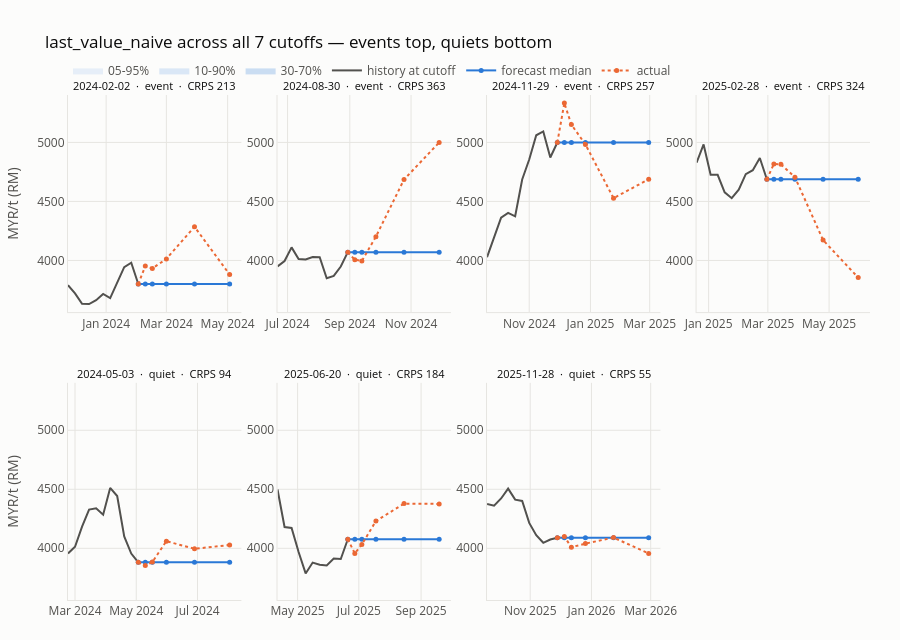

Notebook cell for this chart:
### Markdown cell above
The same grid for the naive is the contrast that explains the whole leaderboard:
an identical point forecast with no band at all.

### Code cell
plot_fan_grid(frame, history, predictor="last_value_naive")

### Figure 1 — Plotly figure (JSON) as saved in the notebook; plotly's stock layout.template omitted (floating-point values rounded to 4 significant figures)
{"data": [{"hoverinfo": "skip", "legendgroup": "bandq05", "line": {"width": 0}, "mode": "lines", "showlegend": false, "type": "scatter", "x": ["2024-02-02T00:00:00", "2024-02-09T00:00:00", "2024-02-16T00:00:00", "2024-03-01T00:00:00", "2024-03-29T00:00:00", "2024-05-03T00:00:00"], "xaxis": "x", "y": [3800.0, 3800.0, 3800.0, 3800.0, 3800.0, 3800.0], "yaxis": "y"}, {"fill": "tonexty", "fillcolor": "rgba(42, 120, 214, 0.1)", "hoverinfo": "skip", "legendgroup": "bandq05", "line": {"width": 0}, "mode": "lines", "name": "05-95%", "showlegend": true, "type": "scatter", "x": ["2024-02-02T00:00:00", "2024-02-09T00:00:00", "2024-02-16T00:00:00", "2024-03-01T00:00:00", "2024-03-29T00:00:00", "2024-05-03T00:00:00"], "xaxis": "x", "y": [3800.0, 3800.0, 3800.0, 3800.0, 3800.0, 3800.0], "yaxis": "y"}, {"hoverinfo": "skip", "legendgroup": "bandq10", "line": {"width": 0}, "mode": "lines", "showlegend": false, "type": "scatter", "x": ["2024-02-02T00:00:00", "2024-02-09T00:00:00", "2024-02-16T00:00:00", "2024-03-01T00:00:00", "2024-03-29T00:00:00", "2024-05-03T00:00:00"], "xaxis": "x", "y": [3800.0, 3800.0, 3800.0, 3800.0, 3800.0, 3800.0], "yaxis": "y"}, {"fill": "tonexty", "fillcolor": "rgba(42, 120, 214, 0.16)", "hoverinfo": "skip", "legendgroup": "bandq10", "line": {"width": 0}, "mode": "lines", "name": "10-90%", "showlegend": true, "type": "scatter", "x": ["2024-02-02T00:00:00", "2024-02-09T00:00:00", "2024-02-16T00:00:00", "2024-03-01T00:00:00", "2024-03-29T00:00:00", "2024-05-03T00:00:00"], "xaxis": "x", "y": [3800.0, 3800.0, 3800.0, 3800.0, 3800.0, 3800.0], "yaxis": "y"}, {"hoverinfo": "skip", "legendgroup": "bandq30", "line": {"width": 0}, "mode": "lines", "showlegend": false, "type": "scatter", "x": ["2024-02-02T00:00:00", "2024-02-09T00:00:00", "2024-02-16T00:00:00", "2024-03-01T00:00:00", "2024-03-29T00:00:00", "2024-05-03T00:00:00"], "xaxis": "x", "y": [3800.0, 3800.0, 3800.0, 3800.0, 3800.0, 3800.0], "yaxis": "y"}, {"fill": "tonexty", "fillcolor": "rgba(42, 120, 214, 0.24)", "hoverinfo": "skip", "legendgroup": "bandq30", "line": {"width": 0}, "mode": "lines", "name": "30-70%", "showlegend": true, "type": "scatter", "x": ["2024-02-02T00:00:00", "2024-02-09T00:00:00", "2024-02-16T00:00:00", "2024-03-01T00:00:00", "2024-03-29T00:00:00", "2024-05-03T00:00:00"], "xaxis": "x", "y": [3800.0, 3800.0, 3800.0, 3800.0, 3800.0, 3800.0], "yaxis": "y"}, {"hovertemplate": "%{x|%d %b %Y}<br><b>RM%{y:,.0f}</b><extra></extra>", "legendgroup": "hist", "line": {"color": "#52514e", "width": 2}, "mode": "lines", "name": "history at cutoff", "showlegend": true, "type": "scatter", "x": ["2023-11-24T00:00:00", "2023-12-01T00:00:00", "2023-12-08T00:00:00", "2023-12-15T00:00:00", "2023-12-22T00:00:00", "2023-12-29T00:00:00", "2024-01-05T00:00:00", "2024-01-12T00:00:00", "2024-01-19T00:00:00", "2024-01-26T00:00:00", "2024-02-02T00:00:00"], "xaxis": "x", "y": [3790.0, 3721.0, 3632.0, 3630.0, 3663.0, 3716.0, 3681.0, 3810.0, 3944.0, 3981.0, 3800.0], "yaxis": "y"}, {"hovertemplate": "%{x|%d %b %Y}<br>median <b>RM%{y:,.0f}</b><extra></extra>", "legendgroup": "med", "line": {"color": "#2a78d6", "width": 2}, "marker": {"size": 5}, "mode": "lines+markers", "name": "forecast median", "showlegend": true, "type": "scatter", "x": ["2024-02-02T00:00:00", "2024-02-09T00:00:00", "2024-02-16T00:00:00", "2024-03-01T00:00:00", "2024-03-29T00:00:00", "2024-05-03T00:00:00"], "xaxis": "x", "y": [3800.0, 3800.0, 3800.0, 3800.0, 3800.0, 3800.0], "yaxis": "y"}, {"hovertemplate": "%{x|%d %b %Y}<br>actual <b>RM%{y:,.0f}</b><extra></extra>", "legendgroup": "act", "line": {"color": "#eb6834", "dash": "dot", "width": 2}, "marker": {"size": 5}, "mode": "lines+markers", "name": "actual", "showlegend": true, "type": "scatter", "x": ["2024-02-02T00:00:00", "2024-02-09T00:00:00", "2024-02-16T00:00:00", "2024-03-01T00:00:00", "2024-03-29T00:00:00", "2024-05-03T00:00:00"], "xaxis": "x", "y": [3800.0, 3952.0, 3932.0, 4013.0, 4285.0, 3881.0], "yaxis": "y"}, {"hoverinfo": "skip", "legendgroup": "bandq05", "line": {"width": 0}, "mode": "lines", "showlegend": false, "type": "scatter", "x": ["2024-08-30T00:00:00", "2024-09-06T00:00:00", "2024-09-13T00:00:00", "2024-09-27T00:00:00", "2024-10-25T00:00:00", "2024-11-29T00:00:00"], "xaxis": "x2", "y": [4070.0, 4070.0, 4070.0, 4070.0, 4070.0, 4070.0], "yaxis": "y2"}, {"fill": "tonexty", "fillcolor": "rgba(42, 120, 214, 0.1)", "hoverinfo": "skip", "legendgroup": "bandq05", "line": {"width": 0}, "mode": "lines", "name": "05-95%", "showlegend": false, "type": "scatter", "x": ["2024-08-30T00:00:00", "2024-09-06T00:00:00", "2024-09-13T00:00:00", "2024-09-27T00:00:00", "2024-10-25T00:00:00", "2024-11-29T00:00:00"], "xaxis": "x2", "y": [4070.0, 4070.0, 4070.0, 4070.0, 4070.0, 4070.0], "yaxis": "y2"}, {"hoverinfo": "skip", "legendgroup": "bandq10", "line": {"width": 0}, "mode": "lines", "showlegend": false, "type": "scatter", "x": ["2024-08-30T00:00:00", "2024-09-06T00:00:00", "2024-09-13T00:00:00", "2024-09-27T00:00:00", "2024-10-25T00:00:00", "2024-11-29T00:00:00"], "xaxis": "x2", "y": [4070.0, 4070.0, 4070.0, 4070.0, 4070.0, 4070.0], "yaxis": "y2"}, {"fill": "tonexty", "fillcolor": "rgba(42, 120, 214, 0.16)", "hoverinfo": "skip", "legendgroup": "bandq10", "line": {"width": 0}, "mode": "lines", "name": "10-90%", "showlegend": false, "type": "scatter", "x": ["2024-08-30T00:00:00", "2024-09-06T00:00:00", "2024-09-13T00:00:00", "2024-09-27T00:00:00", "2024-10-25T00:00:00", "2024-11-29T00:00:00"], "xaxis": "x2", "y": [4070.0, 4070.0, 4070.0, 4070.0, 4070.0, 4070.0], "yaxis": "y2"}, {"hoverinfo": "skip", "legendgroup": "bandq30", "line": {"width": 0}, "mode": "lines", "showlegend": false, "type": "scatter", "x": ["2024-08-30T00:00:00", "2024-09-06T00:00:00", "2024-09-13T00:00:00", "2024-09-27T00:00:00", "2024-10-25T00:00:00", "2024-11-29T00:00:00"], "xaxis": "x2", "y": [4070.0, 4070.0, 4070.0, 4070.0, 4070.0, 4070.0], "yaxis": "y2"}, {"fill": "tonexty", "fillcolor": "rgba(42, 120, 214, 0.24)", "hoverinfo": "skip", "legendgroup": "bandq30", "line": {"width": 0}, "mode": "lines", "name": "30-70%", "showlegend": false, "type": "scatter", "x": ["2024-08-30T00:00:00", "2024-09-06T00:00:00", "2024-09-13T00:00:00", "2024-09-27T00:00:00", "2024-10-25T00:00:00", "2024-11-29T00:00:00"], "xaxis": "x2", "y": [4070.0, 4070.0, 4070.0, 4070.0, 4070.0, 4070.0], "yaxis": "y2"}, {"hovertemplate": "%{x|%d %b %Y}<br><b>RM%{y:,.0f}</b><extra></extra>", "legendgroup": "hist", "line": {"color": "#52514e", "width": 2}, "mode": "lines", "name": "history at cutoff", "showlegend": false, "type": "scatter", "x": ["2024-06-21T00:00:00", "2024-06-28T00:00:00", "2024-07-05T00:00:00", "2024-07-12T00:00:00", "2024-07-19T00:00:00", "2024-07-26T00:00:00", "2024-08-02T00:00:00", "2024-08-09T00:00:00", "2024-08-16T00:00:00", "2024-08-23T00:00:00", "2024-08-30T00:00:00"], "xaxis": "x2", "y": [3950.0, 3996.0, 4110.0, 4012.0, 4008.0, 4030.0, 4028.0, 3848.0, 3868.0, 3948.0, 4070.0], "yaxis": "y2"}, {"hovertemplate": "%{x|%d %b %Y}<br>median <b>RM%{y:,.0f}</b><extra></extra>", "legendgroup": "med", "line": {"color": "#2a78d6", "width": 2}, "marker": {"size": 5}, "mode": "lines+markers", "name": "forecast median", "showlegend": false, "type": "scatter", "x": ["2024-08-30T00:00:00", "2024-09-06T00:00:00", "2024-09-13T00:00:00", "2024-09-27T00:00:00", "2024-10-25T00:00:00", "2024-11-29T00:00:00"], "xaxis": "x2", "y": [4070.0, 4070.0, 4070.0, 4070.0, 4070.0, 4070.0], "yaxis": "y2"}, {"hovertemplate": "%{x|%d %b %Y}<br>actual <b>RM%{y:,.0f}</b><extra></extra>", "legendgroup": "act", "line": {"color": "#eb6834", "dash": "dot", "width": 2}, "marker": {"size": 5}, "mode": "lines+markers", "name": "actual", "showlegend": false, "type": "scatter", "x": ["2024-08-30T00:00:00", "2024-09-06T00:00:00", "2024-09-13T00:00:00", "2024-09-27T00:00:00", "2024-10-25T00:00:00", "2024-11-29T00:00:00"], "xaxis": "x2", "y": [4070.0, 4006.0, 3996.0, 4202.0, 4686.0, 5000.0], "yaxis": "y2"}, {"hoverinfo": "skip", "legendgroup": "bandq05", "line": {"width": 0}, "mode": "lines", "showlegend": false, "type": "scatter", "x": ["2024-11-29T00:00:00", "2024-12-06T00:00:00", "2024-12-13T00:00:00", "2024-12-27T00:00:00", "2025-01-24T00:00:00", "2025-02-28T00:00:00"], "xaxis": "x3", "y": [5000.0, 5000.0, 5000.0, 5000.0, 5000.0, 5000.0], "yaxis": "y3"}, {"fill": "tonexty", "fillcolor": "rgba(42, 120, 214, 0.1)", "hoverinfo": "skip", "legendgroup": "bandq05", "line": {"width": 0}, "mode": "lines", "name": "05-95%", "showlegend": false, "type": "scatter", "x": ["2024-11-29T00:00:00", "2024-12-06T00:00:00", "2024-12-13T00:00:00", "2024-12-27T00:00:00", "2025-01-24T00:00:00", "2025-02-28T00:00:00"], "xaxis": "x3", "y": [5000.0, 5000.0, 5000.0, 5000.0, 5000.0, 5000.0], "yaxis": "y3"}, {"hoverinfo": "skip", "legendgroup": "bandq10", "line": {"width": 0}, "mode": "lines", "showlegend": false, "type": "scatter", "x": ["2024-11-29T00:00:00", "2024-12-06T00:00:00", "2024-12-13T00:00:00", "2024-12-27T00:00:00", "2025-01-24T00:00:00", "2025-02-28T00:00:00"], "xaxis": "x3", "y": [5000.0, 5000.0, 5000.0, 5000.0, 5000.0, 5000.0], "yaxis": "y3"}, {"fill": "tonexty", "fillcolor": "rgba(42, 120, 214, 0.16)", "hoverinfo": "skip", "legendgroup": "bandq10", "line": {"width": 0}, "mode": "lines", "name": "10-90%", "showlegend": false, "type": "scatter", "x": ["2024-11-29T00:00:00", "2024-12-06T00:00:00", "2024-12-13T00:00:00", "2024-12-27T00:00:00", "2025-01-24T00:00:00", "2025-02-28T00:00:00"], "xaxis": "x3", "y": [5000.0, 5000.0, 5000.0, 5000.0, 5000.0, 5000.0], "yaxis": "y3"}, {"hoverinfo": "skip", "legendgroup": "bandq30", "line": {"width": 0}, "mode": "lines", "showlegend": false, "type": "scatter", "x": ["2024-11-29T00:00:00", "2024-12-06T00:00:00", "2024-12-13T00:00:00", "2024-12-27T00:00:00", "2025-01-24T00:00:00", "2025-02-28T00:00:00"], "xaxis": "x3", "y": [5000.0, 5000.0, 5000.0, 5000.0, 5000.0, 5000.0], "yaxis": "y3"}, {"fill": "tonexty", "fillcolor": "rgba(42, 120, 214, 0.24)", "hoverinfo": "skip", "legendgroup": "bandq30", "line": {"width": 0}, "mode": "lines", "name": "30-70%", "showlegend": false, "type": "scatter", "x": ["2024-11-29T00:00:00", "2024-12-06T00:00:00", "2024-12-13T00:00:00", "2024-12-27T00:00:00", "2025-01-24T00:00:00", "2025-02-28T00:00:00"], "xaxis": "x3", "y": [5000.0, 5000.0, 5000.0, 5000.0, 5000.0, 5000.0], "yaxis": "y3"}, {"hovertemplate": "%{x|%d %b %Y}<br><b>RM%{y:,.0f}</b><extra></extra>", "legendgroup": "hist", "line": {"color": "#52514e", "width": 2}, "mode": "lines", "name": "history at cutoff", "showlegend": false, "type": "scatter", "x": ["2024-09-20T00:00:00", "2024-09-27T00:00:00", "2024-10-04T00:00:00", "2024-10-11T00:00:00", "2024-10-18T00:00:00", "2024-10-25T00:00:00", "2024-11-01T00:00:00", "2024-11-08T00:00:00", "2024-11-15T00:00:00", "2024-11-22T00:00:00", "2024-11-29T00:00:00"], "xaxis": "x3", "y": [4028.0, 4202.0, 4362.0, 4402.0, 4374.0, 4686.0, 4855.0, 5060.0, 5092.0, 4872.0, 5000.0], "yaxis": "y3"}, {"hovertemplate": "%{x|%d %b %Y}<br>median <b>RM%{y:,.0f}</b><extra></extra>", "legendgroup": "med", "line": {"color": "#2a78d6", "width": 2}, "marker": {"size": 5}, "mode": "lines+markers", "name": "forecast median", "showlegend": false, "type": "scatter", "x": ["2024-11-29T00:00:00", "2024-12-06T00:00:00", "2024-12-13T00:00:00", "2024-12-27T00:00:00", "2025-01-24T00:00:00", "2025-02-28T00:00:00"], "xaxis": "x3", "y": [5000.0, 5000.0, 5000.0, 5000.0, 5000.0, 5000.0], "yaxis": "y3"}, {"hovertemplate": "%{x|%d %b %Y}<br>actual <b>RM%{y:,.0f}</b><extra></extra>", "legendgroup": "act", "line": {"color": "#eb6834", "dash": "dot", "width": 2}, "marker": {"size": 5}, "mode": "lines+markers", "name": "actual", "showlegend": false, "type": "scatter", "x": ["2024-11-29T00:00:00", "2024-12-06T00:00:00", "2024-12-13T00:00:00", "2024-12-27T00:00:00", "2025-01-24T00:00:00", "2025-02-28T00:00:00"], "xaxis": "x3", "y": [5000.0, 5334.0, 5151.0, 4982.0, 4528.0, 4688.0], "yaxis": "y3"}, {"hoverinfo": "skip", "legendgroup": "bandq05", "line": {"width": 0}, "mode": "lines", "showlegend": false, "type": "scatter", "x": ["2025-02-28T00:00:00", "2025-03-07T00:00:00", "2025-03-14T00:00:00", "2025-03-28T00:00:00", "2025-04-25T00:00:00", "2025-05-30T00:00:00"], "xaxis": "x4", "y": [4688.0, 4688.0, 4688.0, 4688.0, 4688.0, 4688.0], "yaxis": "y4"}, {"fill": "tonexty", "fillcolor": "rgba(42, 120, 214, 0.1)", "hoverinfo": "skip", "legendgroup": "bandq05", "line": {"width": 0}, "mode": "lines", "name": "05-95%", "showlegend": false, "type": "scatter", "x": ["2025-02-28T00:00:00", "2025-03-07T00:00:00", "2025-03-14T00:00:00", "2025-03-28T00:00:00", "2025-04-25T00:00:00", "2025-05-30T00:00:00"], "xaxis": "x4", "y": [4688.0, 4688.0, 4688.0, 4688.0, 4688.0, 4688.0], "yaxis": "y4"}, {"hoverinfo": "skip", "legendgroup": "bandq10", "line": {"width": 0}, "mode": "lines", "showlegend": false, "type": "scatter", "x": ["2025-02-28T00:00:00", "2025-03-07T00:00:00", "2025-03-14T00:00:00", "2025-03-28T00:00:00", "2025-04-25T00:00:00", "2025-05-30T00:00:00"], "xaxis": "x4", "y": [4688.0, 4688.0, 4688.0, 4688.0, 4688.0, 4688.0], "yaxis": "y4"}, {"fill": "tonexty", "fillcolor": "rgba(42, 120, 214, 0.16)", "hoverinfo": "skip", "legendgroup": "bandq10", "line": {"width": 0}, "mode": "lines", "name": "10-90%", "showlegend": false, "type": "scatter", "x": ["2025-02-28T00:00:00", "2025-03-07T00:00:00", "2025-03-14T00:00:00", "2025-03-28T00:00:00", "2025-04-25T00:00:00", "2025-05-30T00:00:00"], "xaxis": "x4", "y": [4688.0, 4688.0, 4688.0, 4688.0, 4688.0, 4688.0], "yaxis": "y4"}, {"hoverinfo": "skip", "legendgroup": "bandq30", "line": {"width": 0}, "mode": "lines", "showlegend": false, "type": "scatter", "x": ["2025-02-28T00:00:00", "2025-03-07T00:00:00", "2025-03-14T00:00:00", "2025-03-28T00:00:00", "2025-04-25T00:00:00", "2025-05-30T00:00:00"], "xaxis": "x4", "y": [4688.0, 4688.0, 4688.0, 4688.0, 4688.0, 4688.0], "yaxis": "y4"}, {"fill": "tonexty", "fillcolor": "rgba(42, 120, 214, 0.24)", "hoverinfo": "skip", "legendgroup": "bandq30", "line": {"width": 0}, "mode": "lines", "name": "30-70%", "showlegend": false, "type": "scatter", "x": ["2025-02-28T00:00:00", "2025-03-07T00:00:00", "2025-03-14T00:00:00", "2025-03-28T00:00:00", "2025-04-25T00:00:00", "2025-05-30T00:00:00"], "xaxis": "x4", "y": [4688.0, 4688.0, 4688.0, 4688.0, 4688.0, 4688.0], "yaxis": "y4"}, {"hovertemplate": "%{x|%d %b %Y}<br><b>RM%{y:,.0f}</b><extra></extra>", "legendgroup": "hist", "line": {"color": "#52514e", "width": 2}, "mode": "lines", "name": "history at cutoff", "showlegend": false, "type": "scatter", "x": ["2024-12-20T00:00:00", "2024-12-27T00:00:00", "2025-01-03T00:00:00", "2025-01-10T00:00:00", "2025-01-17T00:00:00", "2025-01-24T00:00:00", "2025-01-31T00:00:00", "2025-02-07T00:00:00", "2025-02-14T00:00:00", "2025-02-21T00:00:00", "2025-02-28T00:00:00"], "xaxis": "x4", "y": [4828.0, 4982.0, 4726.0, 4725.0, 4578.0, 4528.0, 4600.0, 4732.0, 4765.0, 4868.0, 4688.0], "yaxis": "y4"}, {"hovertemplate": "%{x|%d %b %Y}<br>median <b>RM%{y:,.0f}</b><extra></extra>", "legendgroup": "med", "line": {"color": "#2a78d6", "width": 2}, "marker": {"size": 5}, "mode": "lines+markers", "name": "forecast median", "showlegend": false, "type": "scatter", "x": ["2025-02-28T00:00:00", "2025-03-07T00:00:00", "2025-03-14T00:00:00", "2025-03-28T00:00:00", "2025-04-25T00:00:00", "2025-05-30T00:00:00"], "xaxis": "x4", "y": [4688.0, 4688.0, 4688.0, 4688.0, 4688.0, 4688.0], "yaxis": "y4"}, {"hovertemplate": "%{x|%d %b %Y}<br>actual <b>RM%{y:,.0f}</b><extra></extra>", "legendgroup": "act", "line": {"color": "#eb6834", "dash": "dot", "width": 2}, "marker": {"size": 5}, "mode": "lines+markers", "name": "actual", "showlegend": false, "type": "scatter", "x": ["2025-02-28T00:00:00", "2025-03-07T00:00:00", "2025-03-14T00:00:00", "2025-03-28T00:00:00", "2025-04-25T00:00:00", "2025-05-30T00:00:00"], "xaxis": "x4", "y": [4688.0, 4817.0, 4814.0, 4705.0, 4172.0, 3854.0], "yaxis": "y4"}, {"hoverinfo": "skip", "legendgroup": "bandq05", "line": {"width": 0}, "mode": "lines", "showlegend": false, "type": "scatter", "x": ["2024-05-03T00:00:00", "2024-05-10T00:00:00", "2024-05-17T00:00:00", "2024-05-31T00:00:00", "2024-06-28T00:00:00", "2024-08-02T00:00:00"], "xaxis": "x5", "y": [3881.0, 3881.0, 3881.0, 3881.0, 3881.0, 3881.0], "yaxis": "y5"}, {"fill": "tonexty", "fillcolor": "rgba(42, 120, 214, 0.1)", "hoverinfo": "skip", "legendgroup": "bandq05", "line": {"width": 0}, "mode": "lines", "name": "05-95%", "showlegend": false, "type": "scatter", "x": ["2024-05-03T00:00:00", "2024-05-10T00:00:00", "2024-05-17T00:00:00", "2024-05-31T00:00:00", "2024-06-28T00:00:00", "2024-08-02T00:00:00"], "xaxis": "x5", "y": [3881.0, 3881.0, 3881.0, 3881.0, 3881.0, 3881.0], "yaxis": "y5"}, {"hoverinfo": "skip", "legendgroup": "bandq10", "line": {"width": 0}, "mode": "lines", "showlegend": false, "type": "scatter", "x": ["2024-05-03T00:00:00", "2024-05-10T00:00:00", "2024-05-17T00:00:00", "2024-05-31T00:00:00", "2024-06-28T00:00:00", "2024-08-02T00:00:00"], "xaxis": "x5", "y": [3881.0, 3881.0, 3881.0, 3881.0, 3881.0, 3881.0], "yaxis": "y5"}, {"fill": "tonexty", "fillcolor": "rgba(42, 120, 214, 0.16)", "hoverinfo": "skip", "legendgroup": "bandq10", "line": {"width": 0}, "mode": "lines", "name": "10-90%", "showlegend": false, "type": "scatter", "x": ["2024-05-03T00:00:00", "2024-05-10T00:00:00", "2024-05-17T00:00:00", "2024-05-31T00:00:00", "2024-06-28T00:00:00", "2024-08-02T00:00:00"], "xaxis": "x5", "y": [3881.0, 3881.0, 3881.0, 3881.0, 3881.0, 3881.0], "yaxis": "y5"}, {"hoverinfo": "skip", "legendgroup": "bandq30", "line": {"width": 0}, "mode": "lines", "showlegend": false, "type": "scatter", "x": ["2024-05-03T00:00:00", "2024-05-10T00:00:00", "2024-05-17T00:00:00", "2024-05-31T00:00:00", "2024-06-28T00:00:00", "2024-08-02T00:00:00"], "xaxis": "x5", "y": [3881.0, 3881.0, 3881.0, 3881.0, 3881.0, 3881.0], "yaxis": "y5"}, {"fill": "tonexty", "fillcolor": "rgba(42, 120, 214, 0.24)", "hoverinfo": "skip", "legendgroup": "bandq30", "line": {"width": 0}, "mode": "lines", "name": "30-70%", "showlegend": false, "type": "scatter", "x": ["2024-05-03T00:00:00", "2024-05-10T00:00:00", "2024-05-17T00:00:00", "2024-05-31T00:00:00", "2024-06-28T00:00:00", "2024-08-02T00:00:00"], "xaxis": "x5", "y": [3881.0, 3881.0, 3881.0, 3881.0, 3881.0, 3881.0], "yaxis": "y5"}, {"hovertemplate": "%{x|%d %b %Y}<br><b>RM%{y:,.0f}</b><extra></extra>", "legendgroup": "hist", "line": {"color": "#52514e", "width": 2}, "mode": "lines", "name": "history at cutoff", "showlegend": false, "type": "scatter", "x": ["2024-02-23T00:00:00", "2024-03-01T00:00:00", "2024-03-08T00:00:00", "2024-03-15T00:00:00", "2024-03-22T00:00:00", "2024-03-29T00:00:00", "2024-04-05T00:00:00", "2024-04-12T00:00:00", "2024-04-19T00:00:00", "2024-04-26T00:00:00", "2024-05-03T00:00:00"], "xaxis": "x5", "y": [3956.0, 4013.0, 4184.0, 4328.0, 4340.0, 4285.0, 4512.0, 4443.0, 4100.0, 3956.0, 3881.0], "yaxis": "y5"}, {"hovertemplate": "%{x|%d %b %Y}<br>median <b>RM%{y:,.0f}</b><extra></extra>", "legendgroup": "med", "line": {"color": "#2a78d6", "width": 2}, "marker": {"size": 5}, "mode": "lines+markers", "name": "forecast median", "showlegend": false, "type": "scatter", "x": ["2024-05-03T00:00:00", "2024-05-10T00:00:00", "2024-05-17T00:00:00", "2024-05-31T00:00:00", "2024-06-28T00:00:00", "2024-08-02T00:00:00"], "xaxis": "x5", "y": [3881.0, 3881.0, 3881.0, 3881.0, 3881.0, 3881.0], "yaxis": "y5"}, {"hovertemplate": "%{x|%d %b %Y}<br>actual <b>RM%{y:,.0f}</b><extra></extra>", "legendgroup": "act", "line": {"color": "#eb6834", "dash": "dot", "width": 2}, "marker": {"size": 5}, "mode": "lines+markers", "name": "actual", "showlegend": false, "type": "scatter", "x": ["2024-05-03T00:00:00", "2024-05-10T00:00:00", "2024-05-17T00:00:00", "2024-05-31T00:00:00", "2024-06-28T00:00:00", "2024-08-02T00:00:00"], "xaxis": "x5", "y": [3881.0, 3854.0, 3884.0, 4060.0, 3996.0, 4028.0], "yaxis": "y5"}, {"hoverinfo": "skip", "legendgroup": "bandq05", "line": {"width": 0}, "mode": "lines", "showlegend": false, "type": "scatter", "x": ["2025-06-20T00:00:00", "2025-06-27T00:00:00", "2025-07-04T00:00:00", "2025-07-18T00:00:00", "2025-08-15T00:00:00", "2025-09-19T00:00:00"], "xaxis": "x6", "y": [4076.0, 4076.0, 4076.0, 4076.0, 4076.0, 4076.0], "yaxis": "y6"}, {"fill": "tonexty", "fillcolor": "rgba(42, 120, 214, 0.1)", "hoverinfo": "skip", "legendgroup": "bandq05", "line": {"width": 0}, "mode": "lines", "name": "05-95%", "showlegend": false, "type": "scatter", "x": ["2025-06-20T00:00:00", "2025-06-27T00:00:00", "2025-07-04T00:00:00", "2025-07-18T00:00:00", "2025-08-15T00:00:00", "2025-09-19T00:00:00"], "xaxis": "x6", "y": [4076.0, 4076.0, 4076.0, 4076.0, 4076.0, 4076.0], "yaxis": "y6"}, {"hoverinfo": "skip", "legendgroup": "bandq10", "line": {"width": 0}, "mode": "lines", "showlegend": false, "type": "scatter", "x": ["2025-06-20T00:00:00", "2025-06-27T00:00:00", "2025-07-04T00:00:00", "2025-07-18T00:00:00", "2025-08-15T00:00:00", "2025-09-19T00:00:00"], "xaxis": "x6", "y": [4076.0, 4076.0, 4076.0, 4076.0, 4076.0, 4076.0], "yaxis": "y6"}, {"fill": "tonexty", "fillcolor": "rgba(42, 120, 214, 0.16)", "hoverinfo": "skip", "legendgroup": "bandq10", "line": {"width": 0}, "mode": "lines", "name": "10-90%", "showlegend": false, "type": "scatter", "x": ["2025-06-20T00:00:00", "2025-06-27T00:00:00", "2025-07-04T00:00:00", "2025-07-18T00:00:00", "2025-08-15T00:00:00", "2025-09-19T00:00:00"], "xaxis": "x6", "y": [4076.0, 4076.0, 4076.0, 4076.0, 4076.0, 4076.0], "yaxis": "y6"}, {"hoverinfo": "skip", "legendgroup": "bandq30", "line": {"width": 0}, "mode": "lines", "showlegend": false, "type": "scatter", "x": ["2025-06-20T00:00:00", "2025-06-27T00:00:00", "2025-07-04T00:00:00", "2025-07-18T00:00:00", "2025-08-15T00:00:00", "2025-09-19T00:00:00"], "xaxis": "x6", "y": [4076.0, 4076.0, 4076.0, 4076.0, 4076.0, 4076.0], "yaxis": "y6"}, {"fill": "tonexty", "fillcolor": "rgba(42, 120, 214, 0.24)", "hoverinfo": "skip", "legendgroup": "bandq30", "line": {"width": 0}, "mode": "lines", "name": "30-70%", "showlegend": false, "type": "scatter", "x": ["2025-06-20T00:00:00", "2025-06-27T00:00:00", "2025-07-04T00:00:00", "2025-07-18T00:00:00", "2025-08-15T00:00:00", "2025-09-19T00:00:00"], "xaxis": "x6", "y": [4076.0, 4076.0, 4076.0, 4076.0, 4076.0, 4076.0], "yaxis": "y6"}, {"hovertemplate": "%{x|%d %b %Y}<br><b>RM%{y:,.0f}</b><extra></extra>", "legendgroup": "hist", "line": {"color": "#52514e", "width": 2}, "mode": "lines", "name": "history at cutoff", "showlegend": false, "type": "scatter", "x": ["2025-04-11T00:00:00", "2025-04-18T00:00:00", "2025-04-25T00:00:00", "2025-05-02T00:00:00", "2025-05-09T00:00:00", "2025-05-16T00:00:00", "2025-05-23T00:00:00", "2025-05-30T00:00:00", "2025-06-06T00:00:00", "2025-06-13T00:00:00", "2025-06-20T00:00:00"], "xaxis": "x6", "y": [4498.0, 4180.0, 4172.0, 3968.0, 3787.0, 3879.0, 3860.0, 3854.0, 3914.0, 3909.0, 4076.0], "yaxis": "y6"}, {"hovertemplate": "%{x|%d %b %Y}<br>median <b>RM%{y:,.0f}</b><extra></extra>", "legendgroup": "med", "line": {"color": "#2a78d6", "width": 2}, "marker": {"size": 5}, "mode": "lines+markers", "name": "forecast median", "showlegend": false, "type": "scatter", "x": ["2025-06-20T00:00:00", "2025-06-27T00:00:00", "2025-07-04T00:00:00", "2025-07-18T00:00:00", "2025-08-15T00:00:00", "2025-09-19T00:00:00"], "xaxis": "x6", "y": [4076.0, 4076.0, 4076.0, 4076.0, 4076.0, 4076.0], "yaxis": "y6"}, {"hovertemplate": "%{x|%d %b %Y}<br>actual <b>RM%{y:,.0f}</b><extra></extra>", "legendgroup": "act", "line": {"color": "#eb6834", "dash": "dot", "width": 2}, "marker": {"size": 5}, "mode": "lines+markers", "name": "actual", "showlegend": false, "type": "scatter", "x": ["2025-06-20T00:00:00", "2025-06-27T00:00:00", "2025-07-04T00:00:00", "2025-07-18T00:00:00", "2025-08-15T00:00:00", "2025-09-19T00:00:00"], "xaxis": "x6", "y": [4076.0, 3956.0, 4032.0, 4230.0, 4378.0, 4376.0], "yaxis": "y6"}, {"hoverinfo": "skip", "legendgroup": "bandq05", "line": {"width": 0}, "mode": "lines", "showlegend": false, "type": "scatter", "x": ["2025-11-28T00:00:00", "2025-12-05T00:00:00", "2025-12-12T00:00:00", "2025-12-26T00:00:00", "2026-01-23T00:00:00", "2026-02-27T00:00:00"], "xaxis": "x7", "y": [4090.0, 4090.0, 4090.0, 4090.0, 4090.0, 4090.0], "yaxis": "y7"}, {"fill": "tonexty", "fillcolor": "rgba(42, 120, 214, 0.1)", "hoverinfo": "skip", "legendgroup": "bandq05", "line": {"width": 0}, "mode": "lines", "name": "05-95%", "showlegend": false, "type": "scatter", "x": ["2025-11-28T00:00:00", "2025-12-05T00:00:00", "2025-12-12T00:00:00", "2025-12-26T00:00:00", "2026-01-23T00:00:00", "2026-02-27T00:00:00"], "xaxis": "x7", "y": [4090.0, 4090.0, 4090.0, 4090.0, 4090.0, 4090.0], "yaxis": "y7"}, {"hoverinfo": "skip", "legendgroup": "bandq10", "line": {"width": 0}, "mode": "lines", "showlegend": false, "type": "scatter", "x": ["2025-11-28T00:00:00", "2025-12-05T00:00:00", "2025-12-12T00:00:00", "2025-12-26T00:00:00", "2026-01-23T00:00:00", "2026-02-27T00:00:00"], "xaxis": "x7", "y": [4090.0, 4090.0, 4090.0, 4090.0, 4090.0, 4090.0], "yaxis": "y7"}, {"fill": "tonexty", "fillcolor": "rgba(42, 120, 214, 0.16)", "hoverinfo": "skip", "legendgroup": "bandq10", "line": {"width": 0}, "mode": "lines", "name": "10-90%", "showlegend": false, "type": "scatter", "x": ["2025-11-28T00:00:00", "2025-12-05T00:00:00", "2025-12-12T00:00:00", "2025-12-26T00:00:00", "2026-01-23T00:00:00", "2026-02-27T00:00:00"], "xaxis": "x7", "y": [4090.0, 4090.0, 4090.0, 4090.0, 4090.0, 4090.0], "yaxis": "y7"}, {"hoverinfo": "skip", "legendgroup": "bandq30", "line": {"width": 0}, "mode": "lines", "showlegend": false, "type": "scatter", "x": ["2025-11-28T00:00:00", "2025-12-05T00:00:00", "2025-12-12T00:00:00", "2025-12-26T00:00:00", "2026-01-23T00:00:00", "2026-02-27T00:00:00"], "xaxis": "x7", "y": [4090.0, 4090.0, 4090.0, 4090.0, 4090.0, 4090.0], "yaxis": "y7"}, {"fill": "tonexty", "fillcolor": "rgba(42, 120, 214, 0.24)", "hoverinfo": "skip", "legendgroup": "bandq30", "line": {"width": 0}, "mode": "lines", "name": "30-70%", "showlegend": false, "type": "scatter", "x": ["2025-11-28T00:00:00", "2025-12-05T00:00:00", "2025-12-12T00:00:00", "2025-12-26T00:00:00", "2026-01-23T00:00:00", "2026-02-27T00:00:00"], "xaxis": "x7", "y": [4090.0, 4090.0, 4090.0, 4090.0, 4090.0, 4090.0], "yaxis": "y7"}, {"hovertemplate": "%{x|%d %b %Y}<br><b>RM%{y:,.0f}</b><extra></extra>", "legendgroup": "hist", "line": {"color": "#52514e", "width": 2}, "mode": "lines", "name": "history at cutoff", "showlegend": false, "type": "scatter", "x": ["2025-09-19T00:00:00", "2025-09-26T00:00:00", "2025-10-03T00:00:00", "2025-10-10T00:00:00", "2025-10-17T00:00:00", "2025-10-24T00:00:00", "2025-10-31T00:00:00", "2025-11-07T00:00:00", "2025-11-14T00:00:00", "2025-11-21T00:00:00", "2025-11-28T00:00:00"], "xaxis": "x7", "y": [4376.0, 4360.0, 4422.0, 4506.0, 4412.0, 4401.0, 4215.0, 4110.0, 4046.0, 4074.0, 4090.0], "yaxis": "y7"}, {"hovertemplate": "%{x|%d %b %Y}<br>median <b>RM%{y:,.0f}</b><extra></extra>", "legendgroup": "med", "line": {"color": "#2a78d6", "width": 2}, "marker": {"size": 5}, "mode": "lines+markers", "name": "forecast median", "showlegend": false, "type": "scatter", "x": ["2025-11-28T00:00:00", "2025-12-05T00:00:00", "2025-12-12T00:00:00", "2025-12-26T00:00:00", "2026-01-23T00:00:00", "2026-02-27T00:00:00"], "xaxis": "x7", "y": [4090.0, 4090.0, 4090.0, 4090.0, 4090.0, 4090.0], "yaxis": "y7"}, {"hovertemplate": "%{x|%d %b %Y}<br>actual <b>RM%{y:,.0f}</b><extra></extra>", "legendgroup": "act", "line": {"color": "#eb6834", "dash": "dot", "width": 2}, "marker": {"size": 5}, "mode": "lines+markers", "name": "actual", "showlegend": false, "type": "scatter", "x": ["2025-11-28T00:00:00", "2025-12-05T00:00:00", "2025-12-12T00:00:00", "2025-12-26T00:00:00", "2026-01-23T00:00:00", "2026-02-27T00:00:00"], "xaxis": "x7", "y": [4090.0, 4100.0, 4010.0, 4040.0, 4090.0, 3956.0], "yaxis": "y7"}], "layout": {"annotations": [{"font": {"color": "#0b0b0b", "size": 11}, "showarrow": false, "text": "2024-02-02  ·  event  ·  CRPS 213", "x": 0.1081, "xanchor": "center", "xref": "paper", "y": 1.0, "yanchor": "bottom", "yref": "paper"}, {"font": {"color": "#0b0b0b", "size": 11}, "showarrow": false, "text": "2024-08-30  ·  event  ·  CRPS 363", "x": 0.3694, "xanchor": "center", "xref": "paper", "y": 1.0, "yanchor": "bottom", "yref": "paper"}, {"font": {"color": "#0b0b0b", "size": 11}, "showarrow": false, "text": "2024-11-29  ·  event  ·  CRPS 257", "x": 0.6306, "xanchor": "center", "xref": "paper", "y": 1.0, "yanchor": "bottom", "yref": "paper"}, {"font": {"color": "#0b0b0b", "size": 11}, "showarrow": false, "text": "2025-02-28  ·  event  ·  CRPS 324", "x": 0.8919, "xanchor": "center", "xref": "paper", "y": 1.0, "yanchor": "bottom", "yref": "paper"}, {"font": {"color": "#0b0b0b", "size": 11}, "showarrow": false, "text": "2024-05-03  ·  quiet  ·  CRPS 94", "x": 0.1081, "xanchor": "center", "xref": "paper", "y": 0.43, "yanchor": "bottom", "yref": "paper"}, {"font": {"color": "#0b0b0b", "size": 11}, "showarrow": false, "text": "2025-06-20  ·  quiet  ·  CRPS 184", "x": 0.3694, "xanchor": "center", "xref": "paper", "y": 0.43, "yanchor": "bottom", "yref": "paper"}, {"font": {"color": "#0b0b0b", "size": 11}, "showarrow": false, "text": "2025-11-28  ·  quiet  ·  CRPS 55", "x": 0.6306, "xanchor": "center", "xref": "paper", "y": 0.43, "yanchor": "bottom", "yref": "paper"}], "font": {"color": "#52514e", "size": 12}, "height": 640, "hovermode": "closest", "legend": {"orientation": "h", "x": 0, "xanchor": "left", "y": 1.02, "yanchor": "bottom"}, "margin": {"b": 40, "l": 55, "r": 30, "t": 95}, "paper_bgcolor": "#fcfcfb", "plot_bgcolor": "#fcfcfb", "title": {"font": {"color": "#0b0b0b", "size": 17}, "text": "last_value_naive across all 7 cutoffs — events top, quiets bottom"}, "xaxis": {"anchor": "y", "domain": [0.0, 0.2162], "gridcolor": "#e6e5e1", "linecolor": "#e6e5e1", "showspikes": false, "zeroline": false}, "xaxis2": {"anchor": "y2", "domain": [0.2612, 0.4775], "gridcolor": "#e6e5e1", "linecolor": "#e6e5e1", "showspikes": false, "zeroline": false}, "xaxis3": {"anchor": "y3", "domain": [0.5225, 0.7388], "gridcolor": "#e6e5e1", "linecolor": "#e6e5e1", "showspikes": false, "zeroline": false}, "xaxis4": {"anchor": "y4", "domain": [0.7837, 1.0], "gridcolor": "#e6e5e1", "linecolor": "#e6e5e1", "showspikes": false, "zeroline": false}, "xaxis5": {"anchor": "y5", "domain": [0.0, 0.2162], "gridcolor": "#e6e5e1", "linecolor": "#e6e5e1", "showspikes": false, "zeroline": false}, "xaxis6": {"anchor": "y6", "domain": [0.2612, 0.4775], "gridcolor": "#e6e5e1", "linecolor": "#e6e5e1", "showspikes": false, "zeroline": false}, "xaxis7": {"anchor": "y7", "domain": [0.5225, 0.7388], "gridcolor": "#e6e5e1", "linecolor": "#e6e5e1", "showspikes": false, "zeroline": false}, "xaxis8": {"anchor": "y8", "domain": [0.7837, 1.0], "gridcolor": "#e6e5e1", "linecolor": "#e6e5e1", "showspikes": false, "zeroline": false}, "yaxis": {"anchor": "x", "domain": [0.57, 1.0], "gridcolor": "#e6e5e1", "linecolor": "#e6e5e1", "range": [3562.0, 5402.0], "showspikes": false, "title": {"text": "MYR/t (RM)"}, "zeroline": false}, "yaxis2": {"anchor": "x2", "domain": [0.57, 1.0], "gridcolor": "#e6e5e1", "linecolor": "#e6e5e1", "range": [3562.0, 5402.0], "showspikes": false, "title": {"text": ""}, "zeroline": false}, "yaxis3": {"anchor": "x3", "domain": [0.57, 1.0], "gridcolor": "#e6e5e1", "linecolor": "#e6e5e1", "range": [3562.0, 5402.0], "showspikes": false, "title": {"text": ""}, "zeroline": false}, "yaxis4": {"anchor": "x4", "domain": [0.57, 1.0], "gridcolor": "#e6e5e1", "linecolor": "#e6e5e1", "range": [3562.0, 5402.0], "showspikes": false, "title": {"text": ""}, "zeroline": false}, "yaxis5": {"anchor": "x5", "domain": [0.0, 0.43], "gridcolor": "#e6e5e1", "linecolor": "#e6e5e1", "range": [3562.0, 5402.0], "showspikes": false, "title": {"text": "MYR/t (RM)"}, "zeroline": false}, "yaxis6": {"anchor": "x6", "domain": [0.0, 0.43], "gridcolor": "#e6e5e1", "linecolor": "#e6e5e1", "range": [3562.0, 5402.0], "showspikes": false, "title": {"text": ""}, "zeroline": false}, "yaxis7": {"anchor": "x7", "domain": [0.0, 0.43], "gridcolor": "#e6e5e1", "linecolor": "#e6e5e1", "range": [3562.0, 5402.0], "showspikes": false, "title": {"text": ""}, "zeroline": false}, "yaxis8": {"anchor": "x8", "domain": [0.0, 0.43], "gridcolor": "#e6e5e1", "linecolor": "#e6e5e1", "range": [3562.0, 5402.0], "showspikes": false, "title": {"text": ""}, "zeroline": false}}}
